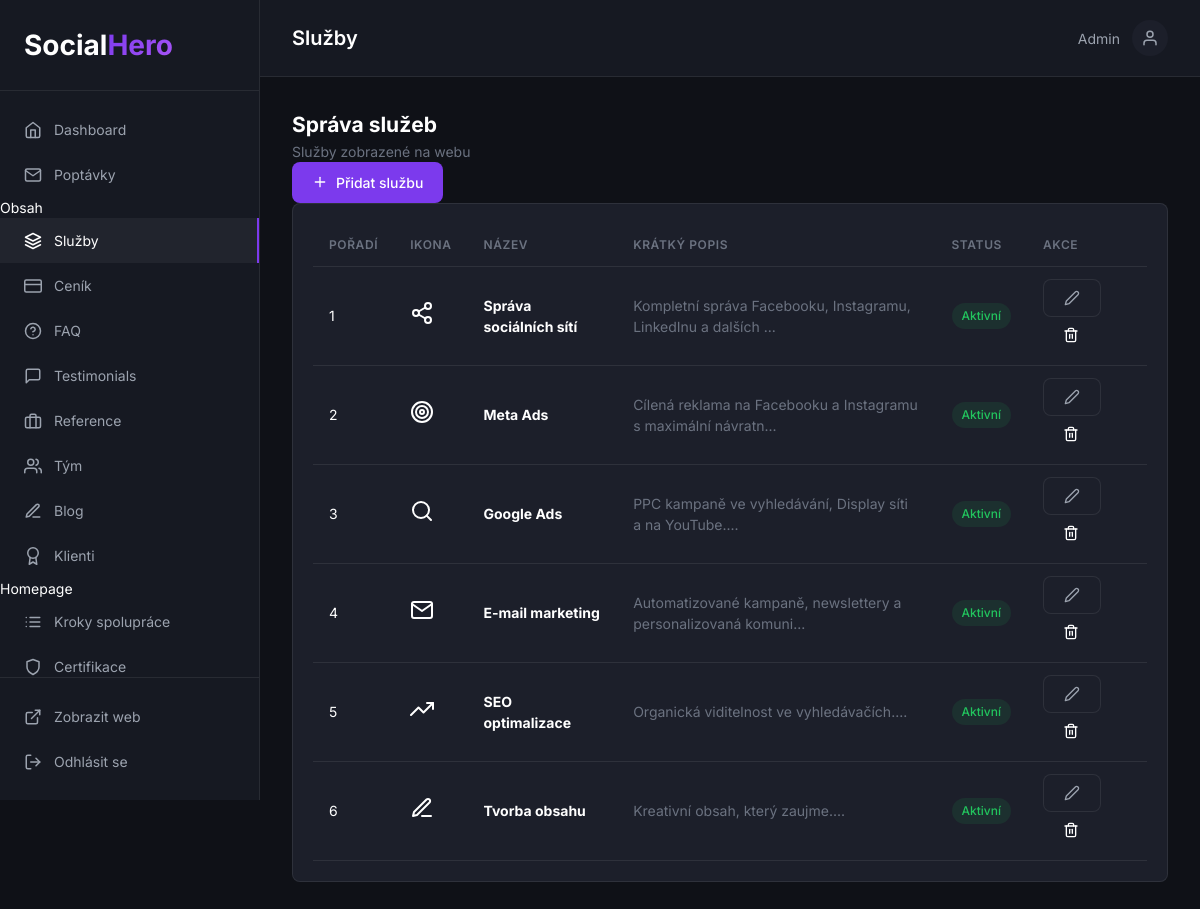
Page /admin/services (signed in) on the committed database.
### tables this page shows
CREATE TABLE IF NOT EXISTS `services` (
    `id` INT UNSIGNED NOT NULL AUTO_INCREMENT,
    `slug` VARCHAR(255) NOT NULL UNIQUE,
    `title` VARCHAR(255) NOT NULL,
    `short_description` VARCHAR(500) DEFAULT NULL,
    `description` LONGTEXT,
    `icon` VARCHAR(50) DEFAULT NULL,
    `features` JSON DEFAULT NULL,
    `meta_title` VARCHAR(255) DEFAULT NULL,
    `meta_description` TEXT DEFAULT NULL,
    `sort_order` INT NOT NULL DEFAULT 0,
    `is_active` TINYINT(1) NOT NULL DEFAULT 1,
    `created_at` DATETIME NOT NULL DEFAULT CURRENT_TIMESTAMP,
    `updated_at` DATETIME NOT NULL DEFAULT CURRENT_TIMESTAMP ON UPDATE CURRENT_TIMESTAMP,
    PRIMARY KEY (`id`),
    INDEX `idx_slug` (`slug`),
    INDEX `idx_active` (`is_active`),
    INDEX `idx_sort` (`sort_order`)
);

### admin/Controllers/ContentController.php (called while the page is built, shortened)
<?php
class ContentController
{
    public function services(): void
    {
        try {
            $services = Database::fetchAll("SELECT * FROM services ORDER BY sort_order ASC");
        } catch (\Exception $e) {
            $services = [];
        }
        require ADMIN_PATH . '/Views/services.php';
    }
}

### config/database.php (called while the page is built, shortened)
<?php
$envFile = dirname(__DIR__) . '/.env';
return [
    'host' => $_ENV['DB_HOST'] ?? 'localhost',
    'database' => $_ENV['DB_NAME'] ?? 'socialhero',
    'username' => $_ENV['DB_USER'] ?? 'root',
    'password' => $_ENV['DB_PASS'] ?? '',
    'charset' => 'utf8mb4',
    'collation' => 'utf8mb4_unicode_ci',
    'options' => [
        PDO::ATTR_ERRMODE => PDO::ERRMODE_EXCEPTION,
        PDO::ATTR_DEFAULT_FETCH_MODE => PDO::FETCH_ASSOC,
        PDO::ATTR_EMULATE_PREPARES => false,
    ]
];

### app/Core/Database.php (called while the page is built, shortened)
<?php
class Database
{
    private static ?PDO $instance = null;
    public static function getInstance(): PDO
    {
        if (self::$instance === null) {
            $config = require BASE_PATH . '/config/database.php';
            try {
                $dsn = sprintf(
                    'mysql:host=%s;dbname=%s;charset=%s',
                    $config['host'],
                    $config['database'],
                    $config['charset']
                );
                self::$instance = new PDO(
                    $dsn,
                    $config['username'],
                    $config['password'],
                    $config['options']
                );
            } catch (PDOException $e) {
                die('Database connection failed: ' . $e->getMessage());
            }
        }
        return self::$instance;
    }
    public static function query(string $sql, array $params = []): \PDOStatement
    {
        $stmt = self::getInstance()->prepare($sql);
        $stmt->execute($params);
        return $stmt;
    }
    public static function fetchAll(string $sql, array $params = []): array
    {
        return self::query($sql, $params)->fetchAll();
    }
}

### admin/Views/services.php (the view, shortened to what this page needs)
<?php
$pageTitle = 'Služby';
$currentPage = 'services';
?>
<div class="content-header">
    <div class="content-header__left">
        <h2>Správa služeb</h2>
        <p class="text-muted">Služby zobrazené na webu</p>
    </div>
    <div class="content-header__right">
        <a href="/admin/services/create" class="btn btn--primary">
            <i data-feather="plus"></i> Přidat službu
        </a>
    </div>
</div>
<div class="card">
    <div class="card__body">
        <?php if (empty($services)): ?>
        <div class="empty-state">
            <i data-feather="layers"></i>
            <p>Zatím nemáte žádné služby.</p>
            <a href="/admin/services/create" class="btn btn--primary">Přidat první službu</a>
        </div>
        <?php else: ?>
        <table class="table">
            <thead>
                <tr>
                    <th width="50">Pořadí</th>
                    <th width="50">Ikona</th>
                    <th>Název</th>
                    <th>Krátký popis</th>
                    <th width="80">Status</th>
                    <th width="120">Akce</th>
                </tr>
            </thead>
            <tbody>
                <?php foreach ($services as $s): ?>
                <tr>
                    <td><?= $s['sort_order'] ?></td>
                    <td><i data-feather="<?= htmlspecialchars($s['icon'] ?? 'box') ?>"></i></td>
                    <td><strong><?= htmlspecialchars($s['title']) ?></strong></td>
                    <td class="text-muted"><?= htmlspecialchars(mb_substr($s['short_description'] ?? '', 0, 60)) ?>...</td>
                    <td>
                        <span class="badge badge--<?= $s['is_active'] ? 'success' : 'secondary' ?>">
                            <?= $s['is_active'] ? 'Aktivní' : 'Skryto' ?>
                        </span>
                    </td>
                    <td>
                        <div class="btn-group">
                            <a href="/admin/services/<?= $s['id'] ?>/edit" class="btn btn--small btn--secondary">
                                <i data-feather="edit-2"></i>
                            </a>
                            <a href="/admin/services/<?= $s['id'] ?>/delete" class="btn btn--small btn--danger" onclick="return confirm('Opravdu smazat?')">
                                <i data-feather="trash-2"></i>
                            </a>
                        </div>
                    </td>
                </tr>
                <?php endforeach; ?>
            </tbody>
        </table>
        <?php endif; ?>
    </div>
</div>
<?php
$content = ob_get_clean();
require ADMIN_PATH . '/Views/layout.php';
?>

### admin/index.php (shortened to what this page needs)
<?php
spl_autoload_register(function ($class) {
    $prefix = 'App\\';
    $baseDir = BASE_PATH . '/app/';
    $len = strlen($prefix);
    $relativeClass = substr($class, $len);
    $file = $baseDir . str_replace('\\', '/', $relativeClass) . '.php';
});
require_once ADMIN_PATH . '/Controllers/ContentController.php';
$uri = parse_url($_SERVER['REQUEST_URI'], PHP_URL_PATH);
$basePath = '/admin';
$route = str_replace($basePath, '', $uri);
$route = rtrim($route, '/') ?: '/';
$controller = new ContentController();
switch ($route) {
    case '/services':
        $controller->services();
        break;
}

### admin/Views/layout.php (shortened to what this page needs)
<!DOCTYPE html>
<html lang="cs">
<head>
    <link rel="stylesheet" href="/admin/assets/css/admin.css">
</head>
<body class="admin-page">
    <aside class="sidebar">
        <div class="sidebar__header">
            <a href="/admin/dashboard" class="sidebar__logo">
                <span class="logo-text">Social<span class="logo-highlight">Hero</span></span>
            </a>
        </div>
        <nav class="sidebar__nav">
            <a href="/admin/dashboard" class="sidebar__link <?= ($currentPage ?? '') === 'dashboard' ? 'active' : '' ?>">
                <i data-feather="home"></i>
                Dashboard
            </a>
            <a href="/admin/contacts" class="sidebar__link <?= ($currentPage ?? '') === 'contacts' ? 'active' : '' ?>">
                <i data-feather="mail"></i>
                Poptávky
            </a>
            <div class="sidebar__divider">Obsah</div>
            <a href="/admin/services" class="sidebar__link <?= ($currentPage ?? '') === 'services' ? 'active' : '' ?>">
                <i data-feather="layers"></i>
                Služby
            </a>
            <a href="/admin/pricing" class="sidebar__link <?= ($currentPage ?? '') === 'pricing' ? 'active' : '' ?>">
                <i data-feather="credit-card"></i>
                Ceník
            </a>
            <a href="/admin/faqs" class="sidebar__link <?= ($currentPage ?? '') === 'faqs' ? 'active' : '' ?>">
                <i data-feather="help-circle"></i>
                FAQ
            </a>
            <a href="/admin/testimonials" class="sidebar__link <?= ($currentPage ?? '') === 'testimonials' ? 'active' : '' ?>">
                <i data-feather="message-square"></i>
                Testimonials
            </a>
            <a href="/admin/case-studies" class="sidebar__link <?= ($currentPage ?? '') === 'case-studies' ? 'active' : '' ?>">
                <i data-feather="briefcase"></i>
                Reference
            </a>
            <a href="/admin/team" class="sidebar__link <?= ($currentPage ?? '') === 'team' ? 'active' : '' ?>">
                <i data-feather="users"></i>
                Tým
            </a>
            <a href="/admin/blog" class="sidebar__link <?= ($currentPage ?? '') === 'blog' ? 'active' : '' ?>">
                <i data-feather="edit-3"></i>
                Blog
            </a>
            <a href="/admin/clients" class="sidebar__link <?= ($currentPage ?? '') === 'clients' ? 'active' : '' ?>">
                <i data-feather="award"></i>
                Klienti
            </a>
            <div class="sidebar__divider">Homepage</div>
            <a href="/admin/process-steps" class="sidebar__link <?= ($currentPage ?? '') === 'process-steps' ? 'active' : '' ?>">
                <i data-feather="list"></i>
                Kroky spolupráce
            </a>
            <a href="/admin/certifications" class="sidebar__link <?= ($currentPage ?? '') === 'certifications' ? 'active' : '' ?>">
                <i data-feather="shield"></i>
                Certifikace
            </a>
        </nav>
        <div class="sidebar__footer">
            <a href="/" target="_blank" class="sidebar__link">
                <i data-feather="external-link"></i>
                Zobrazit web
            </a>
            <a href="/admin/logout" class="sidebar__link sidebar__link--logout">
                <i data-feather="log-out"></i>
                Odhlásit se
            </a>
        </div>
    </aside>
    <main class="main-content">
        <header class="main-header">
            <div class="main-header__title">
                <h1><?= $pageTitle ?? 'Dashboard' ?></h1>
            </div>
            <div class="main-header__user">
                <span><?= htmlspecialchars($_SESSION['admin_user']['name'] ?? 'Admin') ?></span>
                <div class="user-avatar">
                    <i data-feather="user"></i>
                </div>
            </div>
        </header>
        <div class="main-body">
            <?= $content ?? '' ?>
        </div>
    </main>
</body>
</html>

### admin/assets/css/admin.css (style rules this page uses)
:root { --admin-bg: #0f1117; --admin-sidebar: #161922; --admin-card: #1c1f2a; --admin-border: rgba(255, 255, 255, 0.08); --admin-text: #ffffff; --admin-text-secondary: #9ca3af; --admin-text-muted: #6b7280; --admin-primary: #7c3aed; --admin-primary-hover: #8b5cf6; --admin-success: #22c55e; --admin-warning: #f97316; --admin-error: #ef4444; --admin-radius: 0.5rem; --admin-transition: 200ms ease; }
* { margin: 0; padding: 0; box-sizing: border-box; }
body { font-family: 'Inter', -apple-system, BlinkMacSystemFont, sans-serif; font-size: 14px; line-height: 1.5; color: var(--admin-text); background: var(--admin-bg); }
a { color: inherit; text-decoration: none; }
.logo-text { font-size: 1.75rem; font-weight: 700; }
.logo-highlight { background: linear-gradient(135deg, #7c3aed, #a855f7); -webkit-background-clip: text; -webkit-text-fill-color: transparent; }
.admin-page { display: flex; min-height: 100vh; }
.sidebar { width: 260px; background: var(--admin-sidebar); border-right: 1px solid var(--admin-border); display: flex; flex-direction: column; position: fixed; top: 0; left: 0; height: 100vh; z-index: 100; }
.sidebar__header { padding: 1.5rem; border-bottom: 1px solid var(--admin-border); }
.sidebar__logo { display: block; }
.sidebar__nav { flex: 1; padding: 1rem 0; overflow-y: auto; }
.sidebar__link { display: flex; align-items: center; gap: 0.75rem; padding: 0.75rem 1.5rem; color: var(--admin-text-secondary); transition: all var(--admin-transition); }
.sidebar__link:hover, .sidebar__link.active { color: var(--admin-text); background: rgba(255, 255, 255, 0.05); }
.sidebar__link.active { border-right: 2px solid var(--admin-primary); }
.sidebar__link svg { width: 18px; height: 18px; }
.sidebar__footer { padding: 1rem 0; border-top: 1px solid var(--admin-border); }
.main-content { flex: 1; margin-left: 260px; display: flex; flex-direction: column; }
.main-header { display: flex; align-items: center; justify-content: space-between; padding: 1.25rem 2rem; background: var(--admin-sidebar); border-bottom: 1px solid var(--admin-border); position: sticky; top: 0; z-index: 50; }
.main-header h1 { font-size: 1.25rem; font-weight: 600; }
.main-header__user { display: flex; align-items: center; gap: 0.75rem; color: var(--admin-text-secondary); font-size: 0.875rem; }
.user-avatar { width: 36px; height: 36px; display: flex; align-items: center; justify-content: center; background: var(--admin-card); border-radius: 50%; }
.user-avatar svg { width: 18px; height: 18px; }
.main-body { flex: 1; padding: 2rem; }
.btn { display: inline-flex; align-items: center; justify-content: center; gap: 0.5rem; padding: 0.625rem 1.25rem; font-size: 0.875rem; font-weight: 500; border-radius: var(--admin-radius); cursor: pointer; transition: all var(--admin-transition); border: none; }
.btn--primary { background: var(--admin-primary); color: white; }
.btn--secondary { background: var(--admin-card); border: 1px solid var(--admin-border); color: var(--admin-text-secondary); }
.btn svg { width: 16px; height: 16px; }
.card { background: var(--admin-card); border: 1px solid var(--admin-border); border-radius: var(--admin-radius); margin-bottom: 1.5rem; }
.card__body { padding: 1.25rem; }
.table { width: 100%; border-collapse: collapse; }
.table th, .table td { padding: 0.75rem 1rem; text-align: left; border-bottom: 1px solid var(--admin-border); }
.table th { font-size: 0.75rem; font-weight: 600; text-transform: uppercase; letter-spacing: 0.05em; color: var(--admin-text-muted); }
.table td { font-size: 0.875rem; }
.badge { display: inline-block; padding: 0.25rem 0.625rem; font-size: 0.75rem; font-weight: 500; border-radius: 9999px; }
.badge--success { background: rgba(34, 197, 94, 0.1); color: var(--admin-success); }
.text-muted { color: var(--admin-text-muted); font-size: 0.875rem; }

### rows in the picture
services: sort_order "1", title "Správa sociálních sítí", short_description "Kompletní správa Facebooku, Instagramu, LinkedInu a dalších", is_active "Aktivní"
services: sort_order "2", title "Meta Ads", short_description "Cílená reklama na Facebooku a Instagramu s maximální návratn", is_active "Aktivní"
services: sort_order "3", title "Google Ads", short_description "PPC kampaně ve vyhledávání, Display síti a na YouTube.", is_active "Aktivní"
services: sort_order "4", title "E-mail marketing", short_description "Automatizované kampaně, newslettery a personalizovaná komuni", is_active "Aktivní"
services: sort_order "5", title "SEO optimalizace", short_description "Organická viditelnost ve vyhledávačích.", is_active "Aktivní"
services: sort_order "6", title "Tvorba obsahu", short_description "Kreativní obsah, který zaujme.", is_active "Aktivní"

### other values in the picture
$pageTitle "Služby"
$_SESSION['admin_user']['name'] "Admin"
